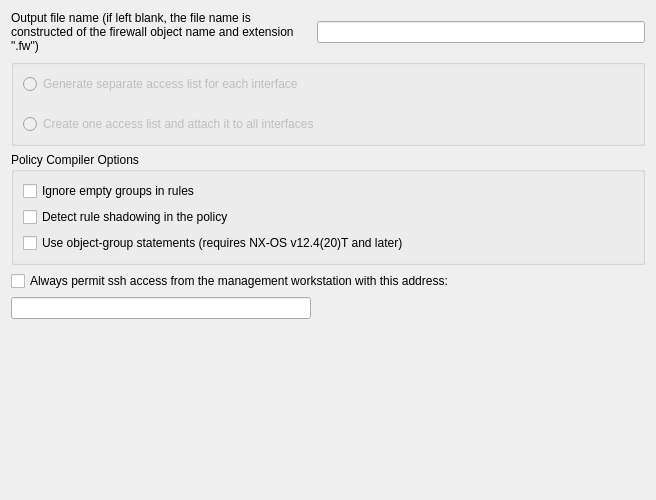
     <widget class="QWidget" name="compiler_tab">
      <attribute name="title">
       <string>Compiler Options</string>
      </attribute>
      <layout class="QGridLayout" name="gridLayout_9">
       <item row="0" column="0">
        <widget class="QLabel" name="textLabel1_5">
         <property name="sizePolicy">
          <sizepolicy hsizetype="Expanding" vsizetype="Preferred">
           <horstretch>0</horstretch>
           <verstretch>0</verstretch>
          </sizepolicy>
         </property>
         <property name="text">
          <string>Output file name (if left blank, the file name is constructed of the firewall object name and extension &quot;.fw&quot;)</string>
         </property>
         <property name="alignment">
          <set>Qt::AlignmentFlag::AlignVCenter</set>
         </property>
         <property name="wordWrap">
          <bool>true</bool>
         </property>
        </widget>
       </item>
       <item row="0" column="1">
        <widget class="QLineEdit" name="outputFileName">
         <property name="minimumSize">
          <size>
           <width>300</width>
           <height>0</height>
          </size>
         </property>
         <property name="maximumSize">
          <size>
           <width>32767</width>
           <height>22</height>
          </size>
         </property>
        </widget>
       </item>
       <item row="1" column="0" colspan="2">
        <widget class="QGroupBox" name="groupBox">
         <property name="enabled">
          <bool>false</bool>
         </property>
         <property name="title">
          <string/>
         </property>
         <layout class="QGridLayout" name="gridLayout_4">
          <property name="verticalSpacing">
           <number>20</number>
          </property>
          <item row="0" column="0">
           <widget class="QRadioButton" name="separate_acls_for_interfaces">
            <property name="toolTip">
             <string>Compiler creates multiple access lists from the same policy,
two for each interface: one for inbound and another for
outbound. If the policy is written in a such way that no rule
can possibly be associated with an interface, this interface
gets no access list at all. Also, interfaces marked as 
&quot;unprotected&quot; never get access list regardless of how the policy
rules are designed.
</string>
            </property>
            <property name="text">
             <string>Generate separate access list for each interface</string>
            </property>
           </widget>
          </item>
          <item row="1" column="0">
           <widget class="QRadioButton" name="one_acl_for_all_interfaces">
            <property name="toolTip">
             <string>Compiler creates one access list and assigns it to all
interfaces.
</string>
            </property>
            <property name="text">
             <string>Create one access list and attach it to all interfaces</string>
            </property>
           </widget>
          </item>
         </layout>
        </widget>
       </item>
       <item row="2" column="0" colspan="2">
        <widget class="QGroupBox" name="frame114">
         <property name="sizePolicy">
          <sizepolicy hsizetype="Expanding" vsizetype="Preferred">
           <horstretch>0</horstretch>
           <verstretch>0</verstretch>
          </sizepolicy>
         </property>
         <property name="title">
          <string>Policy Compiler Options</string>
         </property>
         <property name="flat">
          <bool>false</bool>
         </property>
         <property name="checkable">
          <bool>false</bool>
         </property>
         <layout class="QGridLayout" name="gridLayout_6">
          <item row="0" column="0">
           <widget class="QCheckBox" name="nxosacl_ignore_empty_groups">
            <property name="toolTip">
             <string>If the option is deactivated, compiler treats empty groups as an error and aborts processing the policy. If this option is activated, compiler removes all empty groups from all rule elements. If rule element becomes 'any' after the last empty group has been removed, the whole rule will be ignored. Use this option only if you fully understand how it works!</string>
            </property>
            <property name="text">
             <string>Ignore empty groups in rules</string>
            </property>
           </widget>
          </item>
          <item row="1" column="0">
           <widget class="QCheckBox" name="nxosacl_check_shadowing">
            <property name="toolTip">
             <string>Shadowing happens because a rule is a superset of a subsequent rule and any packets potentially matched by the subsequent rule have already been matched by the prior rule.</string>
            </property>
            <property name="text">
             <string>Detect rule shadowing in the policy</string>
            </property>
           </widget>
          </item>
          <item row="2" column="0">
           <widget class="QCheckBox" name="nxosacl_use_object_groups">
            <property name="text">
             <string>Use object-group statements (requires NX-OS v12.4(20)T and later)</string>
            </property>
           </widget>
          </item>
         </layout>
        </widget>
       </item>
       <item row="3" column="0" colspan="2">
        <widget class="QCheckBox" name="mgmt_ssh">
         <property name="text">
          <string>Always permit ssh access from the management workstation with this address:</string>
         </property>
         <property name="checkable">
          <bool>true</bool>
         </property>
         <property name="checked">
          <bool>false</bool>
         </property>
        </widget>
       </item>
       <item row="4" column="0">
        <widget class="QLineEdit" name="mgmt_addr">
         <property name="sizePolicy">
          <sizepolicy hsizetype="Expanding" vsizetype="Fixed">
           <horstretch>0</horstretch>
           <verstretch>0</verstretch>
          </sizepolicy>
         </property>
         <property name="minimumSize">
          <size>
           <width>300</width>
           <height>0</height>
          </size>
         </property>
         <property name="maximumSize">
          <size>
           <width>32767</width>
           <height>22</height>
          </size>
         </property>
        </widget>
       </item>
       <item row="4" column="1">
        <spacer name="horizontalSpacer_2">
         <property name="orientation">
          <enum>Qt::Orientation::Horizontal</enum>
         </property>
         <property name="sizeHint" stdset="0">
          <size>
           <width>328</width>
           <height>20</height>
          </size>
         </property>
        </spacer>
       </item>
       <item row="5" column="0">
        <spacer>
         <property name="orientation">
          <enum>Qt::Orientation::Vertical</enum>
         </property>
         <property name="sizeType">
          <enum>QSizePolicy::Policy::Expanding</enum>
         </property>
         <property name="sizeHint" stdset="0">
          <size>
           <width>20</width>
           <height>170</height>
          </size>
         </property>
        </spacer>
       </item>
      </layout>
     </widget>
